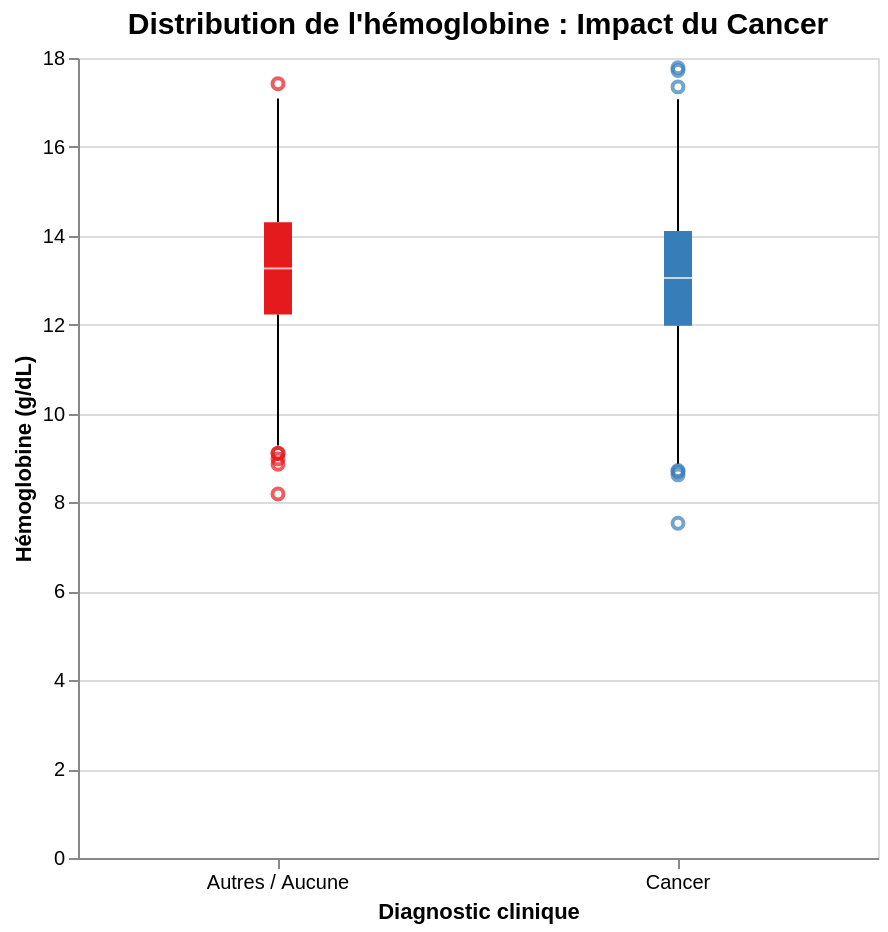

Here is the notebook cell this chart was saved with:
### Code cell
#Identifier les diagnostics de cancer (Classification CIM-10 commence par 'C')
df_merged['is_cancer_row'] = df_merged['condition_source_value'].str.startswith('C', na=False)

# soler uniquement les mesures d'hémoglobine
df_hb_merged = df_merged[df_merged['concept_source_value'] == 'hb'].copy()

# On trie de façon décroissante pour que les lignes True (Cancer) soient au-dessus des False
# On supprime les doublons basés sur le même patient et la même visite
df_hb_clean = df_hb_merged.sort_values('is_cancer_row', ascending=False).drop_duplicates(
    subset=['person_id', 'visit_occurrence_id', 'transformed_value'], 
    keep='first'
)

# Création de la variable explicative finale
df_hb_clean['statut_cancer'] = df_hb_clean['is_cancer_row'].map({True: 'Cancer', False: 'Autres / Aucune'})


chart_cancer = alt.Chart(df_hb_clean).mark_boxplot(extent=1.5).encode(
    x=alt.X('statut_cancer:N', title='Diagnostic clinique', axis=alt.Axis(labelAngle=0)),
    y=alt.Y('transformed_value:Q', title='Hémoglobine (g/dL)'),
    color=alt.Color('statut_cancer:N', legend=None, scale=alt.Scale(scheme='set1'))
).properties(
    width=400,
    height=400,
    title='Distribution de l\'hémoglobine : Impact du Cancer'
).configure_title(
    fontSize=15,
    anchor='middle'
)

chart_cancer.display()

# Calcul statistique : Test U de Mann-Whitney
# On extrait les deux vecteurs de valeurs en supprimant les éventuels NaN
groupe_cancer = df_hb_clean[df_hb_clean['is_cancer_row'] == True]['transformed_value'].dropna()
groupe_autre = df_hb_clean[df_hb_clean['is_cancer_row'] == False]['transformed_value'].dropna()

# Exécution du test
u_stat, p_val = stats.mannwhitneyu(groupe_cancer, groupe_autre, alternative='two-sided')

print(f"--- Analyse Statistique ---")
print(f"Effectif Cancer : {len(groupe_cancer)} mesures")
print(f"Effectif Autres : {len(groupe_autre)} mesures")
print(f"Statistique U : {u_stat}")
print(f"Valeur p (p-value) : {p_val:.4e}")

### Figure 1 — Vega-Lite specification as saved in the notebook (floating-point values rounded to 4 significant figures; data arrays with more than 128 entries replaced by an {"elided": "..."} marker saying what was removed)
{"config": {"view": {"continuousWidth": 300, "continuousHeight": 300}, "title": {"anchor": "middle", "fontSize": 15}}, "data": {"name": "data-9048125a6f5ed9b67c1e74bbd8aaa8f7"}, "mark": {"type": "boxplot", "extent": 1.5}, "encoding": {"color": {"field": "statut_cancer", "legend": null, "scale": {"scheme": "set1"}, "type": "nominal"}, "x": {"axis": {"labelAngle": 0}, "field": "statut_cancer", "title": "Diagnostic clinique", "type": "nominal"}, "y": {"field": "transformed_value", "title": "Hémoglobine (g/dL)", "type": "quantitative"}}, "height": 400, "title": "Distribution de l'hémoglobine : Impact du Cancer", "width": 400, "$schema": "https://vega.github.io/schema/vega-lite/v6.4.1.json", "datasets": {"data-9048125a6f5ed9b67c1e74bbd8aaa8f7": {"elided": "1494 records"}}}
